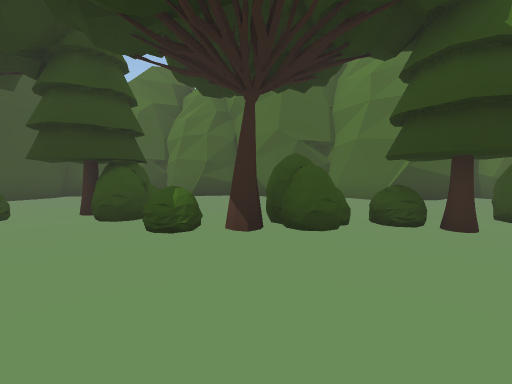
view 1 (above)

16 first-person views from a walk through a scene from a Unity 3-D project. The camera is 1.4 m above the floor, tilts 4° down and sees 90° across. The floor is counted in squares, 2 m on a side. Each view is taken from the middle of a square. On the plan, view 1 faces up. The plan holds only what a view shows up to about 9 squares ahead; the rest is blank. The place goes on beyond the plan. The player is left out. Some animated figures are not drawn.

view 2
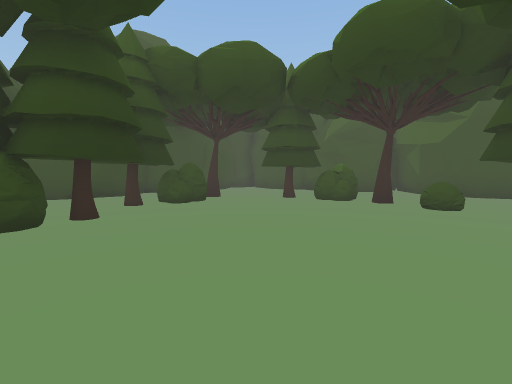

view 3
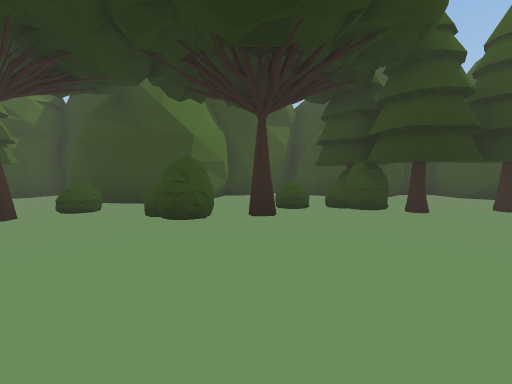

view 4
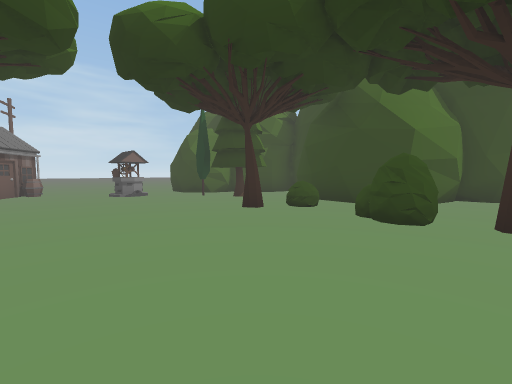

view 5
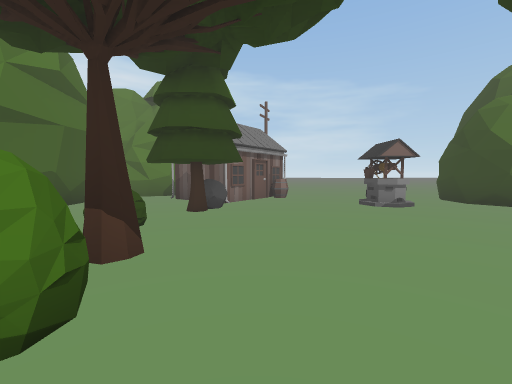

view 6
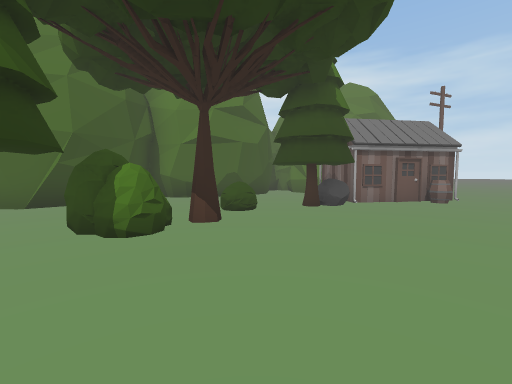

view 7
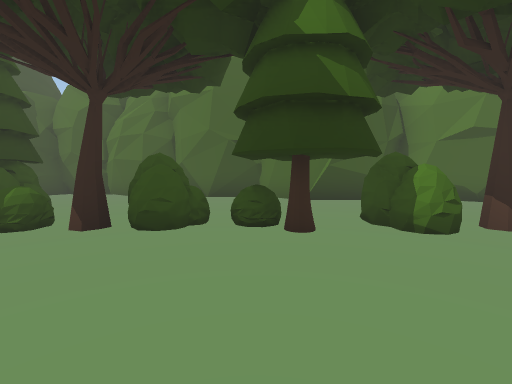

view 8
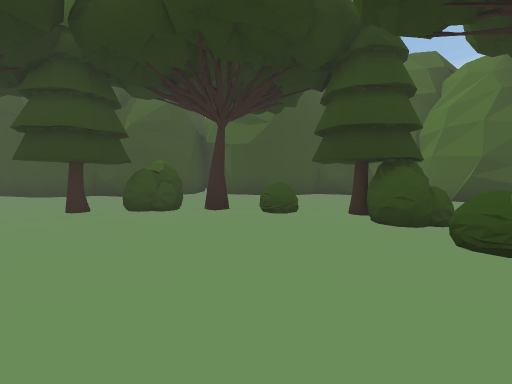

view 9
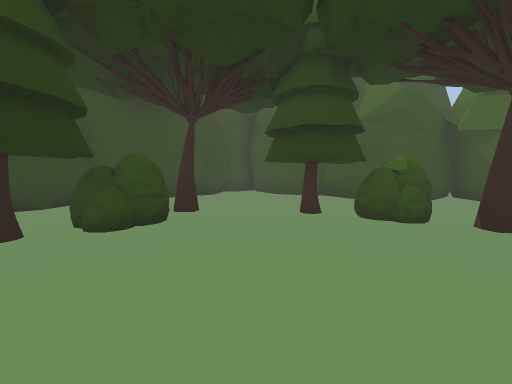

view 10
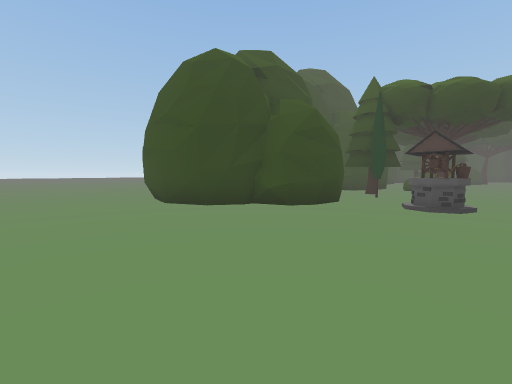

view 11
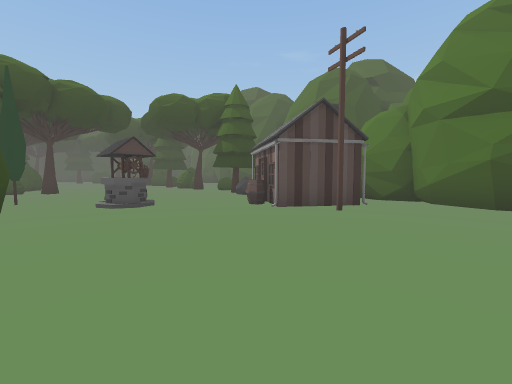

view 12
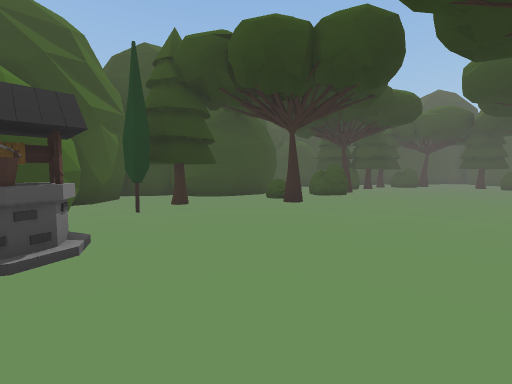

view 13
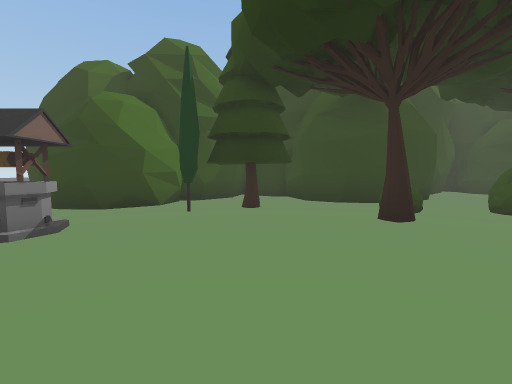

view 14
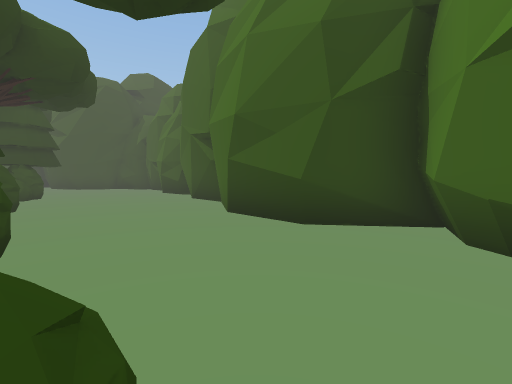

view 15
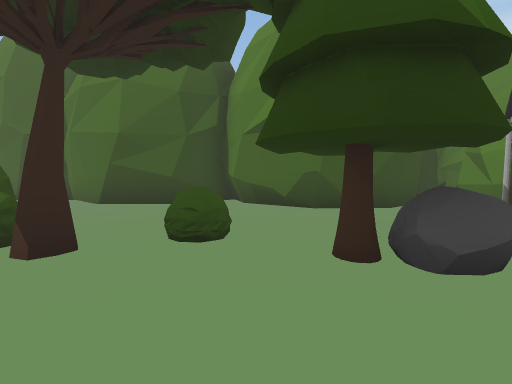

view 16
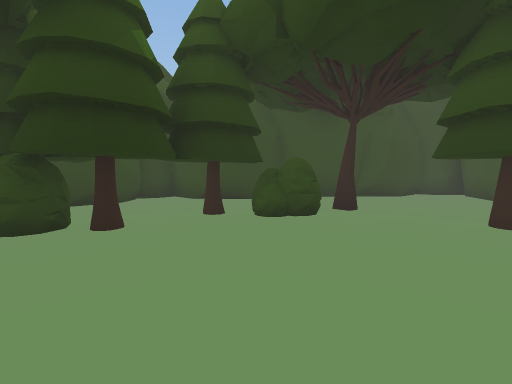

### Floor plan
Key: @ floor where view 1 was taken; # wall or solid block; . floor; T tree; B bush; H house; P pole; A barrel; W well; R rock.
Columns run from 10 left of view 1 to 15 right of it. Each row starts with its distance up from view 1.
  9      ###
  8     ##..###### ###
  7    ##........###.######
  6 ####..............##.#
  5  #.....TB............#
  4  #....B.B.BBB.B.B...######
  3 ##..BT...BTB.TBT..TR###...
  2 #...B...............H##P..
  1 ...T.................A....
  0 ..........@...............
 -1 ...T...............W......
 -2 #...BB....TBB.T...........
 -3 ##...T.TBB.BBB..TT.##.....
 -4   ##....T...###...####....
 -5    ##......#####.##  ##...
 -6     #####.##   ###    #...
 -7         ###     #     #...
 -8                       ....
 -9                       ....
-10                        ...
-11                         ..

Positions as (right, up) in squares from view 1, and headings:
1: (0, 0), facing up
2: (1, 0), facing left
3: (0, 2), facing down
4: (0, 2), facing down-right
5: (3, 2), facing right
6: (3, 0), facing up-right
7: (2, 0), facing up
8: (-1, 0), facing up-left
9: (-2, 0), facing left
10: (15, 0), facing down-left
11: (15, -3), facing up-left
12: (9, 2), facing down-left
13: (6, 2), facing down
14: (7, 4), facing up-left
15: (7, 1), facing up
16: (-2, 1), facing down-left
